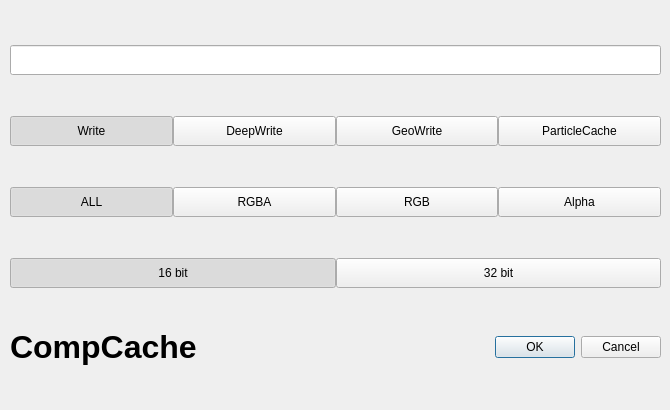
<?xml version="1.0" encoding="UTF-8"?>
<ui version="4.0">
 <class>CompCache</class>
 <widget class="QWidget" name="CompCache">
  <property name="geometry">
   <rect>
    <x>0</x>
    <y>0</y>
    <width>670</width>
    <height>410</height>
   </rect>
  </property>
  <property name="minimumSize">
   <size>
    <width>670</width>
    <height>410</height>
   </size>
  </property>
  <property name="maximumSize">
   <size>
    <width>670</width>
    <height>410</height>
   </size>
  </property>
  <property name="windowTitle">
   <string>CompCache</string>
  </property>
  <widget class="QWidget" name="verticalLayoutWidget">
   <property name="geometry">
    <rect>
     <x>10</x>
     <y>10</y>
     <width>651</width>
     <height>391</height>
    </rect>
   </property>
   <layout class="QVBoxLayout" name="verticalLayout">
    <item>
     <widget class="QLineEdit" name="cacheName">
      <property name="minimumSize">
       <size>
        <width>0</width>
        <height>30</height>
       </size>
      </property>
      <property name="text">
       <string/>
      </property>
      <property name="alignment">
       <set>Qt::AlignCenter</set>
      </property>
     </widget>
    </item>
    <item>
     <layout class="QHBoxLayout" name="horizontalLayout_2">
      <property name="spacing">
       <number>0</number>
      </property>
      <item>
       <widget class="QPushButton" name="writeBtn">
        <property name="enabled">
         <bool>true</bool>
        </property>
        <property name="sizePolicy">
         <sizepolicy hsizetype="Minimum" vsizetype="Fixed">
          <horstretch>0</horstretch>
          <verstretch>0</verstretch>
         </sizepolicy>
        </property>
        <property name="minimumSize">
         <size>
          <width>0</width>
          <height>30</height>
         </size>
        </property>
        <property name="baseSize">
         <size>
          <width>0</width>
          <height>0</height>
         </size>
        </property>
        <property name="text">
         <string>Write</string>
        </property>
        <property name="checkable">
         <bool>true</bool>
        </property>
        <property name="checked">
         <bool>true</bool>
        </property>
       </widget>
      </item>
      <item>
       <widget class="QPushButton" name="deepBtn">
        <property name="minimumSize">
         <size>
          <width>0</width>
          <height>30</height>
         </size>
        </property>
        <property name="text">
         <string>DeepWrite</string>
        </property>
        <property name="checkable">
         <bool>true</bool>
        </property>
       </widget>
      </item>
      <item>
       <widget class="QPushButton" name="geoBtn">
        <property name="minimumSize">
         <size>
          <width>0</width>
          <height>30</height>
         </size>
        </property>
        <property name="text">
         <string>GeoWrite</string>
        </property>
        <property name="checkable">
         <bool>true</bool>
        </property>
       </widget>
      </item>
      <item>
       <widget class="QPushButton" name="particleBtn">
        <property name="minimumSize">
         <size>
          <width>0</width>
          <height>30</height>
         </size>
        </property>
        <property name="text">
         <string>ParticleCache</string>
        </property>
        <property name="checkable">
         <bool>true</bool>
        </property>
       </widget>
      </item>
     </layout>
    </item>
    <item>
     <layout class="QHBoxLayout" name="horizontalLayout_4">
      <property name="spacing">
       <number>0</number>
      </property>
      <item>
       <widget class="QPushButton" name="maskAllBtn">
        <property name="minimumSize">
         <size>
          <width>0</width>
          <height>30</height>
         </size>
        </property>
        <property name="text">
         <string>ALL</string>
        </property>
        <property name="checkable">
         <bool>true</bool>
        </property>
        <property name="checked">
         <bool>true</bool>
        </property>
       </widget>
      </item>
      <item>
       <widget class="QPushButton" name="maskRGBABtn">
        <property name="minimumSize">
         <size>
          <width>0</width>
          <height>30</height>
         </size>
        </property>
        <property name="text">
         <string>RGBA</string>
        </property>
        <property name="checkable">
         <bool>true</bool>
        </property>
       </widget>
      </item>
      <item>
       <widget class="QPushButton" name="maskRGBBtn">
        <property name="minimumSize">
         <size>
          <width>0</width>
          <height>30</height>
         </size>
        </property>
        <property name="text">
         <string>RGB</string>
        </property>
        <property name="checkable">
         <bool>true</bool>
        </property>
       </widget>
      </item>
      <item>
       <widget class="QPushButton" name="maskAlphaBtn">
        <property name="minimumSize">
         <size>
          <width>0</width>
          <height>30</height>
         </size>
        </property>
        <property name="text">
         <string>Alpha</string>
        </property>
        <property name="checkable">
         <bool>true</bool>
        </property>
       </widget>
      </item>
     </layout>
    </item>
    <item>
     <layout class="QHBoxLayout" name="horizontalLayout_6">
      <property name="spacing">
       <number>0</number>
      </property>
      <item>
       <widget class="QPushButton" name="_16BitBtn">
        <property name="minimumSize">
         <size>
          <width>0</width>
          <height>30</height>
         </size>
        </property>
        <property name="text">
         <string>16 bit</string>
        </property>
        <property name="checkable">
         <bool>true</bool>
        </property>
        <property name="checked">
         <bool>true</bool>
        </property>
       </widget>
      </item>
      <item>
       <widget class="QPushButton" name="_32BitBtn">
        <property name="minimumSize">
         <size>
          <width>0</width>
          <height>30</height>
         </size>
        </property>
        <property name="text">
         <string>32 bit</string>
        </property>
        <property name="checkable">
         <bool>true</bool>
        </property>
       </widget>
      </item>
     </layout>
    </item>
    <item>
     <layout class="QHBoxLayout" name="horizontalLayout_7">
      <item>
       <widget class="QLabel" name="label">
        <property name="text">
         <string>&lt;html&gt;&lt;head/&gt;&lt;body&gt;&lt;p&gt;&lt;span style=&quot; font-size:24pt; font-weight:700;&quot;&gt;CompCache&lt;/span&gt;&lt;/p&gt;&lt;/body&gt;&lt;/html&gt;</string>
        </property>
       </widget>
      </item>
      <item>
       <widget class="QDialogButtonBox" name="submitBtns">
        <property name="standardButtons">
         <set>QDialogButtonBox::Cancel|QDialogButtonBox::Ok</set>
        </property>
       </widget>
      </item>
     </layout>
    </item>
   </layout>
  </widget>
 </widget>
 <resources/>
 <connections/>
</ui>
